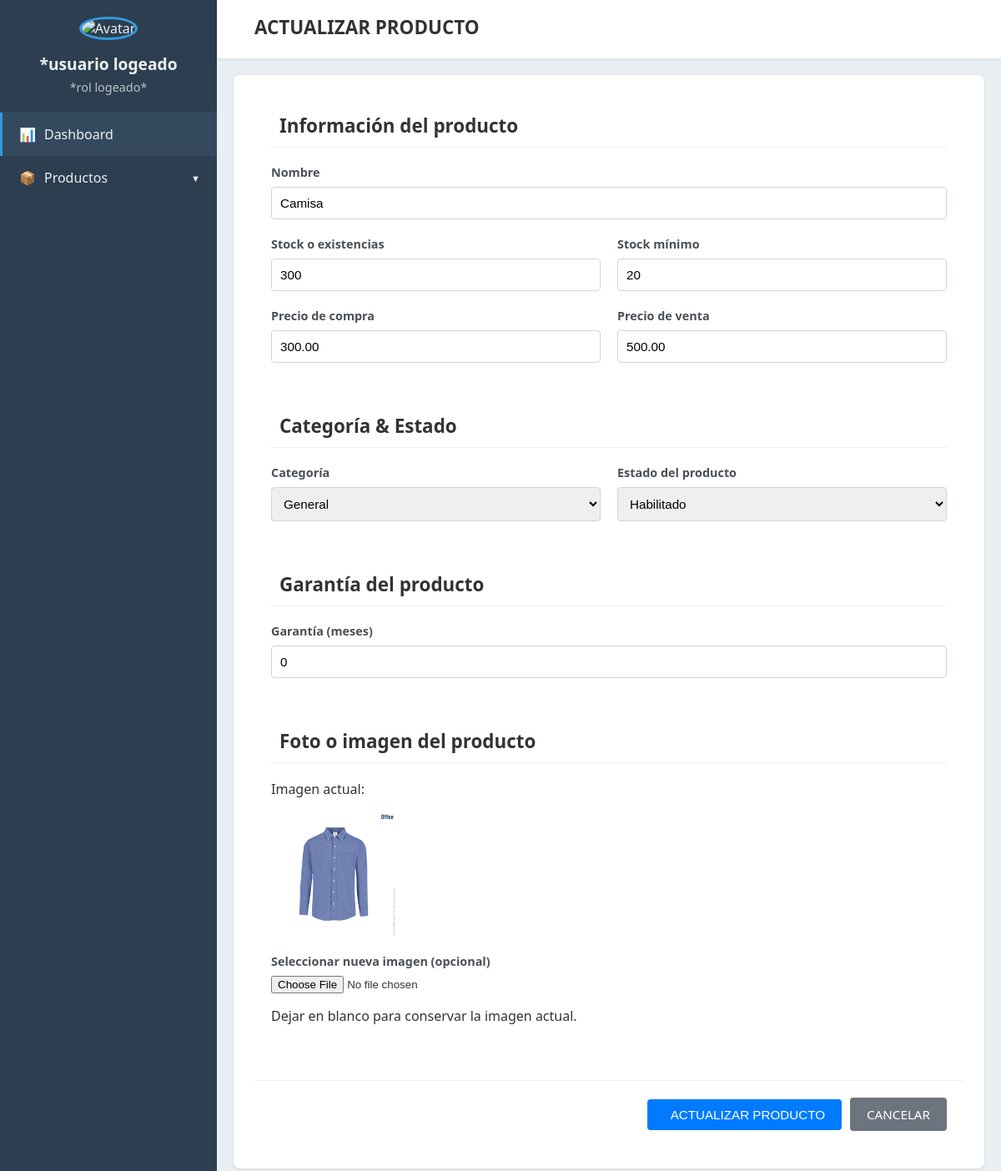
The app's page /actualizarProducto.php?id=3 with its own data.
### tables this page shows
CREATE TABLE `productos` (
  `id_producto` int(11) NOT NULL,
  `codigo_producto` int(10) NOT NULL DEFAULT 0,
  `nombre_producto` varchar(100) DEFAULT NULL,
  `descripcion` text DEFAULT NULL,
  `stock` int(11) DEFAULT NULL,
  `stock_minimo` int(11) DEFAULT NULL,
  `precio_compra` decimal(10,2) DEFAULT NULL,
  `precio_venta` decimal(10,2) DEFAULT NULL,
  `id_categoria` int(11) DEFAULT NULL,
  `fecha_vencimiento` date DEFAULT NULL,
  `garantia_meses` int(11) DEFAULT NULL,
  `estado` enum('habilitado','deshabilitado') DEFAULT 'habilitado',
  `imagen` varchar(255) DEFAULT NULL
);

### actualizarProducto.php (the view, shortened to what this page needs)
<?php
include 'conexionbd.php';
$id_producto = null;
$producto = null;
if (isset($_POST['id_producto'])) {
    $id_producto = $_POST['id_producto'];
} elseif (isset($_GET['id'])) {
    $id_producto = $_GET['id'];
} else {
    die("Error: No se ha especificado un ID de producto.");
}
$sql_fetch = "SELECT * FROM productos WHERE id_producto = ?";
$stmt_fetch = $conexion->prepare($sql_fetch);
$stmt_fetch->bind_param("i", $id_producto);
$stmt_fetch->execute();
$resultado = $stmt_fetch->get_result();
if ($resultado->num_rows === 1) {
    $producto = $resultado->fetch_assoc();
} else {
    die("Producto no encontrado.");
}
?>
<!DOCTYPE html>
<html lang="es">
<head>
    <link rel="stylesheet" href="styles.css">
</head>
<body>
    <div class="container">
        <aside class="sidebar">
            <div class="sidebar-header">
                <img src="" alt="Avatar" class="avatar">
                <h2>*usuario logeado</h2>
                <p>*rol logeado*</p>
            </div>
            <nav class="sidebar-nav">
                <ul>
                    <li class="active"><a href="dashboard.php"><span class="icon">📊</span> Dashboard</a></li>
                    <li class="has-submenu">
                        <a href="#"><span class="icon">📦</span> Productos</a>
                    </li>
                </ul>
            </nav>
        </aside>
        <main class="main-content">
            <header class="top-bar">
                <div class="dashboard-title">
                    <h1>ACTUALIZAR PRODUCTO</h1>
                </div>
            </header>
            <section class="page-content">
                <form action="actualizarProducto.php" method="POST" enctype="multipart/form-data">
                    <div class="form-panel">
                        <h3><span class="icon section-icon"></span> Información del producto</h3>
                        <div class="form-row">
                            <div class="form-group form-group-fullwidth">
                                <label for="nombre_producto">Nombre</label>
                                <input type="text" id="nombre_producto" name="nombre_producto" value="<?php echo htmlspecialchars($producto['nombre_producto']); ?>" required>
                            </div>
                        </div>
                        <div class="form-row">
                            <div class="form-group">
                                <label for="stock_existencias">Stock o existencias</label>
                                <input type="number" id="stock_existencias" name="stock_existencias" value="<?php echo htmlspecialchars($producto['stock']); ?>">
                            </div>
                            <div class="form-group">
                                <label for="stock_minimo">Stock mínimo</label>
                                <input type="number" id="stock_minimo" name="stock_minimo" value="<?php echo htmlspecialchars($producto['stock_minimo']); ?>">
                            </div>
                        </div>
                         <div class="form-row">
                            <div class="form-group">
                                <label for="precio_compra">Precio de compra</label>
                                <input type="text" id="precio_compra" name="precio_compra" value="<?php echo htmlspecialchars($producto['precio_compra']); ?>">
                            </div>
                            <div class="form-group">
                                <label for="precio_venta">Precio de venta</label>
                                <input type="text" id="precio_venta" name="precio_venta" value="<?php echo htmlspecialchars($producto['precio_venta']); ?>">
                            </div>
                        </div>
                    </div>
                    <div class="form-panel">
                        <h3><span class="icon section-icon"></span> Categoría & Estado</h3>
                         <div class="form-row">
                             <div class="form-group">
                                <label for="categoria_producto">Categoría</label>
                                <select id="categoria_producto" name="categoria_producto">
                                    <option value="1" <?php echo ($producto['id_categoria'] == 1) ? 'selected' : ''; ?>>General</option>
                                </select>
                             </div>
                             <div class="form-group">
                                <label for="estado_producto">Estado del producto</label>
                                <select id="estado_producto" name="estado_producto">
                                    <option value="habilitado" <?php echo ($producto['estado'] == 'habilitado') ? 'selected' : ''; ?>>Habilitado</option>
                                </select>
                             </div>
                        </div>
                    </div>
                    <div class="form-panel">
                        <h3><span class="icon section-icon"></span> Garantía del producto</h3>
                        <div class="form-row">
                             <div class="form-group">
                                <label for="tiempo_garantia">Garantía (meses)</label>
                                <input type="text" id="tiempo_garantia" name="tiempo_garantia" value="<?php echo htmlspecialchars($producto['garantia_meses']); ?>">
                             </div>
                        </div>
                    </div>
                    <div class="form-panel">
                        <h3><span class="icon section-icon"></span> Foto o imagen del producto</h3>
                        <div style="margin-bottom: 15px;">
                            <p>Imagen actual:</p>
                            <?php if(!empty($producto['imagen'])): ?>
                                <img src="img_productos/<?php echo htmlspecialchars($producto['imagen']); ?>" alt="Imagen actual" style="max-width: 150px; border-radius: 5px;">
                            <?php else: ?>
                                <p>No hay imagen asignada.</p>
                            <?php endif; ?>
                        </div>
                        <div class="form-group form-group-fullwidth">
                            <label for="foto_producto">Seleccionar nueva imagen (opcional)</label>
                            <input type="file" id="foto_producto" name="foto_producto" class="file-input">
                            <p class="file-input-note">Dejar en blanco para conservar la imagen actual.</p>
                        </div>
                    </div>
                    <div class="form-actions-main">
                        <button type="submit" class="btn btn-primary"><span class="icon"></span> ACTUALIZAR PRODUCTO</button>
                        <a href="ProductosAlmacen.php" class="btn btn-secondary">CANCELAR</a>
                    </div>
                </form>
            </section>
        </main>
    </div>
</body>
</html>

### styles.css (style rules this page uses)
body { font-family: 'Segoe UI', Tahoma, Geneva, Verdana, sans-serif; margin: 0; background-color: #f0f2f5; color: #333; display: flex; min-height: 100vh; }
.container { display: flex; width: 100%; }
.icon { margin-right: 10px; }
.sidebar { width: 260px; background-color: #2c3e50; color: #ecf0f1; display: flex; flex-direction: column; min-height: 100vh; }
.sidebar-header { padding: 20px; text-align: center; border-bottom: 1px solid #34495e; }
.avatar { width: 80px; height: 80px; border-radius: 50%; margin-bottom: 10px; border: 3px solid #3498db; }
.sidebar-header h2 { margin: 5px 0; font-size: 1.2em; }
.sidebar-header p { margin: 0; font-size: 0.9em; color: #bdc3c7; }
.sidebar-nav ul { list-style: none; padding: 0; margin: 0; }
.sidebar-nav li a { display: flex; align-items: center; padding: 15px 20px; color: #ecf0f1; text-decoration: none; border-left: 3px solid transparent; transition: background-color 0.3s ease, border-left-color 0.3s ease; }
.sidebar-nav li a:hover, .sidebar-nav li.active a { background-color: #34495e; border-left-color: #3498db; }
.sidebar-nav li.has-submenu > a::after { content: '▼'; margin-left: auto; font-size: 0.7em; transition: transform 0.3s ease; }
.main-content { flex-grow: 1; display: flex; flex-direction: column; background-color: #e9eef2; }
.top-bar { background-color: #ffffff; padding: 15px 25px; display: flex; align-items: center; justify-content: space-between; box-shadow: 0 2px 4px rgba(0, 0, 0, 0.05); height: 70px; box-sizing: border-box; }
.dashboard-title { flex-grow: 1; margin-left: 20px; }
.dashboard-title h1 { margin: 0 0 5px 0; font-size: 1.4em; color: #333; font-weight: 600; }
.page-content { padding: 25px; background-color: #fff; margin: 20px; border-radius: 8px; box-shadow: 0 1px 3px rgba(0,0,0,0.1); }
.form-panel { background-color: #fff; padding: 20px; border-radius: 5px; }
.form-panel h3 { font-size: 1.4em; color: #333; margin-top: 0; margin-bottom: 20px; padding-bottom: 10px; border-bottom: 1px solid #eee; display: flex; align-items: center; }
.form-row { display: flex; flex-wrap: wrap; gap: 20px; margin-bottom: 20px; }
.form-group { flex: 1; min-width: 200px; display: flex; flex-direction: column; }
.form-group label { display: block; margin-bottom: 8px; font-weight: 600; color: #495057; font-size: 0.9em; }
.form-group input[type="text"], .form-group input[type="password"], .form-group input[type="email"], .form-group input[type="number"], .form-group select { width: 100%; padding: 10px; border: 1px solid #ced4da; border-radius: 4px; box-sizing: border-box; font-size: 0.95em; transition: border-color 0.15s ease-in-out, box-shadow 0.15s ease-in-out; }
.btn { padding: 10px 20px; border: none; border-radius: 4px; font-size: 0.95em; font-weight: 500; cursor: pointer; text-decoration: none; display: inline-flex; align-items: center; transition: background-color 0.2s ease, opacity 0.2s ease; }
.btn-primary { background-color: #007bff; color: white; }
.btn-secondary { background-color: #6c757d; color: white; }
.form-group-fullwidth { flex-basis: 100% !important; min-width: 100% !important; }
.form-actions-main { margin-top: 30px; padding: 20px; background-color: #fff; border-top: 1px solid #eee; border-radius: 0 0 8px 8px; display: flex; justify-content: flex-end; gap: 10px; align-items: center; }

### records on screen
productos: nombre_producto "Camisa", stock_existencias "300", stock_minimo "20", precio_compra "300.00", precio_venta "500.00", categoria_producto "General", estado_producto "Habilitado", tiempo_garantia "0"
